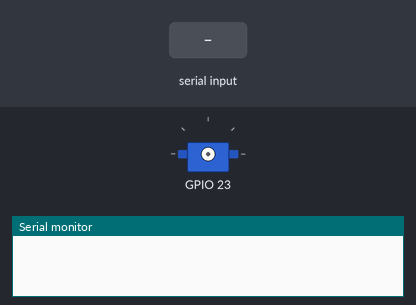
Simulated run of this sketch. Board: ESP32. Parts: servo, the last lines printed to the serial monitor. The inputs (shaded band) are chosen by the test bench. Servo pulses on a pin are drawn as a servo (544–2400 µs = 0–180°).

Above: at 1.2 s.
1.3 s: "90,45\n" received over Serial
At 1.75 s:
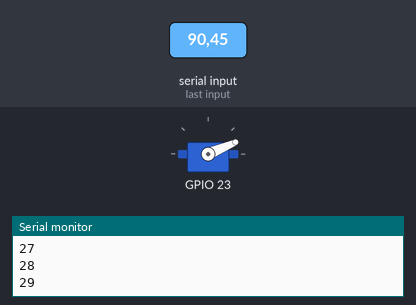
At 3.3 s:
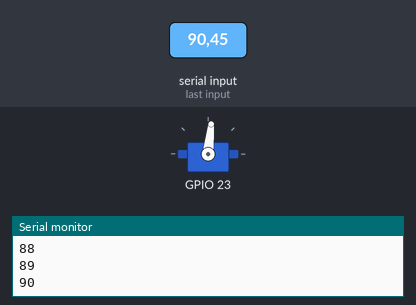
4.3 s: "200\n" received over Serial
Timing chart, 0 to 7.3 s (numbered marks = the images above; inputs shaded):
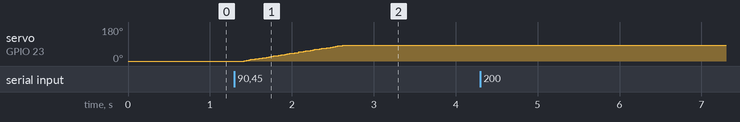

The sketch:

ESP_servo.ino
```cpp
#include <ESP_servo.h>
#include <stdio.h>
#include <string>


ESP_servo servo;
int pos = 0;


void setup() {                //一回だけ実行する
  Serial.begin(115200);
  servo.init(23,0); //pinとチャンネルの選択:
}


void loop() {
  String key;
  if (Serial.available()){
    key = Serial.readStringUntil('\n');
    Serial.println(key);
   //Serial.println("print!");
    int newAngle;
    newAngle = atoi(key.c_str());
    Serial.println(newAngle);
    if (newAngle <= 180 && newAngle >= 0)
    {
      while (pos != newAngle)
      {
        if (pos < newAngle)
        {
          servo.write(pos++);
          delay(15);
        }
        else
        {
          servo.write(pos--);
          delay(15);
        }
        Serial.println(pos);
      }
    }
    else{
      Serial.printf("Out of range [%3d]\n",newAngle);
    }
  }
}
```

Measured:
- after the input at 1.3 s, servo on GPIO 23: moves from 0° to 84° over 1.2 s, starting after 0.12 s
